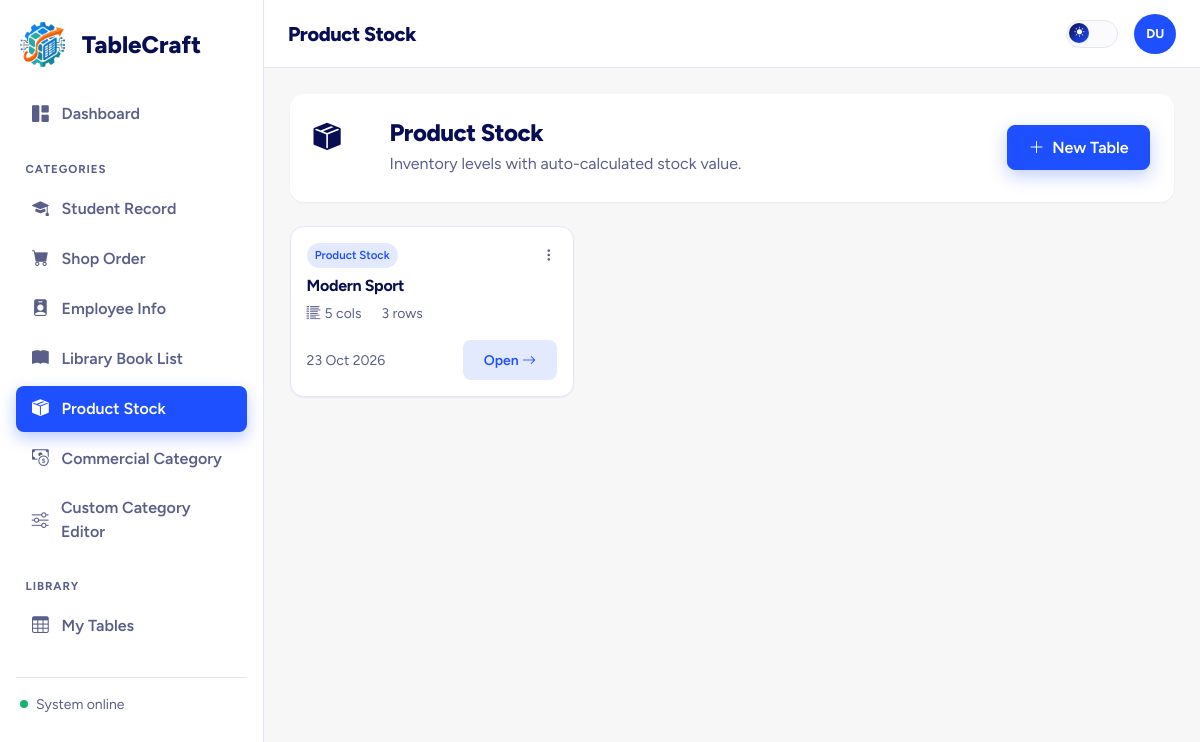
Page /categories/product_stock.php (signed in) on the committed database.
### tables this page shows
CREATE TABLE IF NOT EXISTS `data_tables` (
  `id` int NOT NULL AUTO_INCREMENT,
  `user_id` int NOT NULL,
  `category` varchar(50) NOT NULL,
  `title` varchar(150) NOT NULL,
  `theme_mode` enum('bright','dark') DEFAULT 'bright',
  `accent_color` varchar(7) DEFAULT '#080E53',
  `font_family` varchar(50) DEFAULT 'Figtree',
  `is_commercial` tinyint(1) DEFAULT '0',
  `created_at` datetime DEFAULT CURRENT_TIMESTAMP,
  `updated_at` datetime DEFAULT CURRENT_TIMESTAMP ON UPDATE CURRENT_TIMESTAMP,
  PRIMARY KEY (`id`),
  KEY `user_id` (`user_id`)
);

### categories/product_stock.php (called while the page is built, shortened)
<?php
require_once __DIR__ . '/../config/db.php';
require __DIR__ . '/../includes/header.php';
$categoryKey = 'product_stock';
require __DIR__ . '/../includes/category_page_body.php';
require __DIR__ . '/../includes/footer.php';

### includes/category_page_body.php (the view, shortened to what this page needs)
<?php
$map = tc_category_map();
$cat = $map[$categoryKey];
$userId = $_SESSION['user_id'];
$stmt = mysqli_prepare($conn, 'SELECT id, title, theme_mode, accent_color, updated_at,
    (SELECT COUNT(*) FROM table_rows WHERE table_id = data_tables.id) AS row_count,
    (SELECT COUNT(*) FROM table_columns WHERE table_id = data_tables.id) AS col_count
    FROM data_tables WHERE user_id = ? AND category = ? ORDER BY updated_at DESC');
mysqli_stmt_bind_param($stmt, 'is', $userId, $categoryKey);
mysqli_stmt_execute($stmt);
$tables = mysqli_fetch_all(mysqli_stmt_get_result($stmt), MYSQLI_ASSOC);
?>
<div class="tc-card stagger-item p-4 mb-4" style="border:none; background:var(--surface);">
  <div class="d-flex flex-wrap align-items-center gap-3">
    <div class="icon-badge" style="width:60px;height:60px;font-size:1.7rem;margin-bottom:0;"><i class="bi <?= $cat['icon'] ?>"></i></div>
    <div class="flex-grow-1">
      <h4 class="fw-800 mb-1"><?= htmlspecialchars($cat['label']) ?></h4>
      <p class="text-soft mb-0"><?= htmlspecialchars($cat['desc']) ?></p>
    </div>
    <button class="btn btn-primary" data-bs-toggle="modal" data-bs-target="#newTableModal"><i class="bi bi-plus-lg me-1"></i> New Table</button>
  </div>
</div>
<?php if (empty($tables)): ?>
  <div class="tc-table-wrap">
    <div class="empty-state">
      <i class="bi <?= $cat['icon'] ?>"></i>
      <p class="fw-600 mb-1" style="color:var(--text)">No <?= htmlspecialchars(strtolower($cat['label'])) ?> tables yet</p>
      <p class="small mb-3">Default columns: <?= htmlspecialchars(implode(', ', array_map(function($c){ return $c['name']; }, $cat['columns']))) ?></p>
      <button class="btn btn-primary" data-bs-toggle="modal" data-bs-target="#newTableModal"><i class="bi bi-plus-lg me-1"></i> Create your first table</button>
    </div>
  </div>
<?php else: ?>
  <div class="row g-3">
    <?php $i = 0; foreach ($tables as $t): $i++; ?>
      <div class="col-md-6 col-xl-4">
        <div class="tc-card tc-elevate stagger-item p-3" style="animation-delay:<?= $i * 50 ?>ms">
          <div class="d-flex justify-content-between align-items-start mb-2">
            <span class="badge-category"><?= htmlspecialchars($cat['label']) ?></span>
            <div class="dropdown">
              <button class="btn btn-sm btn-link text-soft p-0" data-bs-toggle="dropdown"><i class="bi bi-three-dots-vertical"></i></button>
            </div>
          </div>
          <h6 class="fw-700 mb-2"><?= htmlspecialchars($t['title']) ?></h6>
          <div class="d-flex gap-3 text-soft small mb-3">
            <span><i class="bi bi-list-columns-reverse me-1"></i><?= (int)$t['col_count'] ?> cols</span>
            <span><i class="bi bi-rows me-1"></i><?= (int)$t['row_count'] ?> rows</span>
          </div>
          <div class="d-flex justify-content-between align-items-center">
            <span class="text-soft small"><?= date('d M Y', strtotime($t['updated_at'])) ?></span>
            <a href="../table_view.php?id=<?= $t['id'] ?>" class="btn btn-sm btn-soft">Open <i class="bi bi-arrow-right"></i></a>
          </div>
        </div>
      </div>
    <?php endforeach; ?>
  </div>
<?php endif; ?>

### assets/css/style.css (style rules this page uses)
:root { --navy: #080E53; --blue: #1F50FF; --blue-soft: rgba(31,80,255,.12); --mist: #F7F7F7; --white: #FFFFFF; --bg: var(--mist); --surface: var(--white); --surface-2: #FBFBFE; --text: var(--navy); --text-soft: #5A5F8A; --border: #E4E6F5; --accent: var(--blue); --accent-2: #4B74FF; --success: #17B26A; --danger: #E5484D; --warning: #F5A524; --shadow-sm: 0 1px 2px rgba(8,14,83,.06); --shadow-md: 0 8px 24px rgba(8,14,83,.08); --shadow-lg: 0 20px 48px rgba(8,14,83,.14); --radius-sm: 8px; --radius-md: 14px; --radius-lg: 22px; --font: 'Figtree', -apple-system, BlinkMacSystemFont, 'Segoe UI', sans-serif; }
* { box-sizing: border-box; }
html { scroll-behavior: smooth; }
body { font-family: var(--font); background: var(--bg); color: var(--text); transition: background .35s ease, color .35s ease; -webkit-font-smoothing: antialiased; }
a { color: var(--accent); text-decoration: none; }
h1,h2,h3,h4,h5,h6 { font-weight: 700; color: var(--text); letter-spacing: -.02em; }
.text-soft { color: var(--text-soft) !important; }
.fw-800 { font-weight: 800; }
.btn { font-family: var(--font); font-weight: 600; border-radius: var(--radius-sm); padding: .6rem 1.3rem; transition: transform .15s ease, box-shadow .15s ease, background .2s ease; }
.btn-primary { background: var(--accent); border-color: var(--accent); box-shadow: 0 6px 18px rgba(31,80,255,.28); }
.btn-soft { background: var(--blue-soft); color: var(--accent); border:none; font-weight:600; }
.tc-card { background: var(--surface); border:1px solid var(--border); border-radius: var(--radius-md); box-shadow: var(--shadow-sm); transition: transform .25s ease, box-shadow .25s ease, border-color .25s ease; }
.stagger-item { opacity:0; animation: fadeSlideUp .55s cubic-bezier(.2,.8,.2,1) forwards; }
.badge-category { font-weight:600; padding:.35em .7em; border-radius:20px; font-size:.72rem; background: var(--blue-soft); color: var(--accent); }

### rows in the picture
data_tables: title "Modern Sport", col_count "5", row_count "3", updated_at "23 Oct 2026"

### other values in the picture
$item['label'] "Dashboard"
$item['label'] "Student Record"
$item['label'] "Shop Order"
$item['label'] "Employee Info"
$item['label'] "Library Book List"
$item['label'] "Product Stock"
$item['label'] "Commercial Category"
$item['label'] "Custom Category Editor"
$pageTitle "Product Stock"
$initials "DU"
$cat['label'] "Product Stock"
$cat['desc'] "Inventory levels with auto-calculated stock value."
